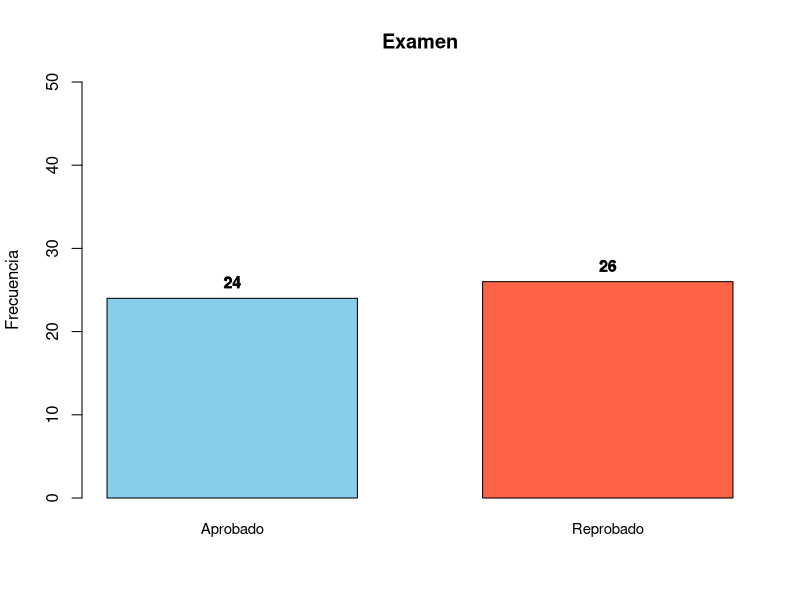
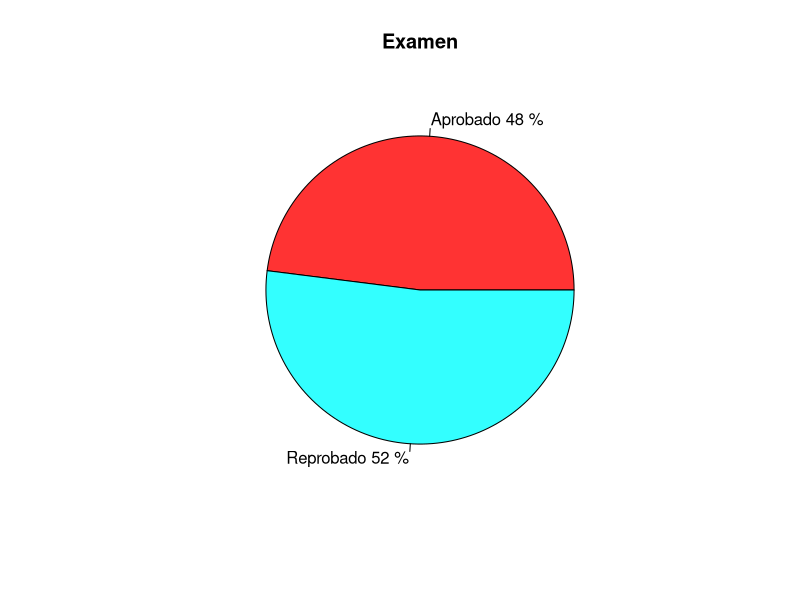
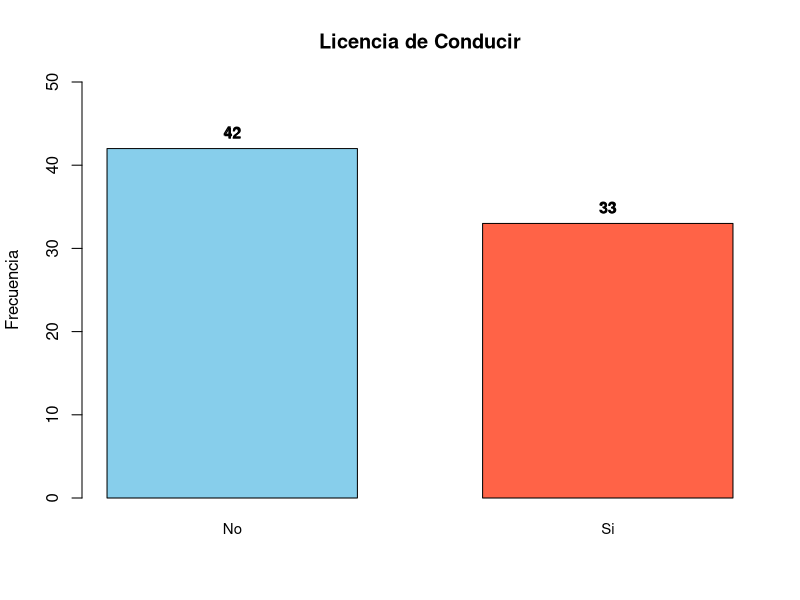
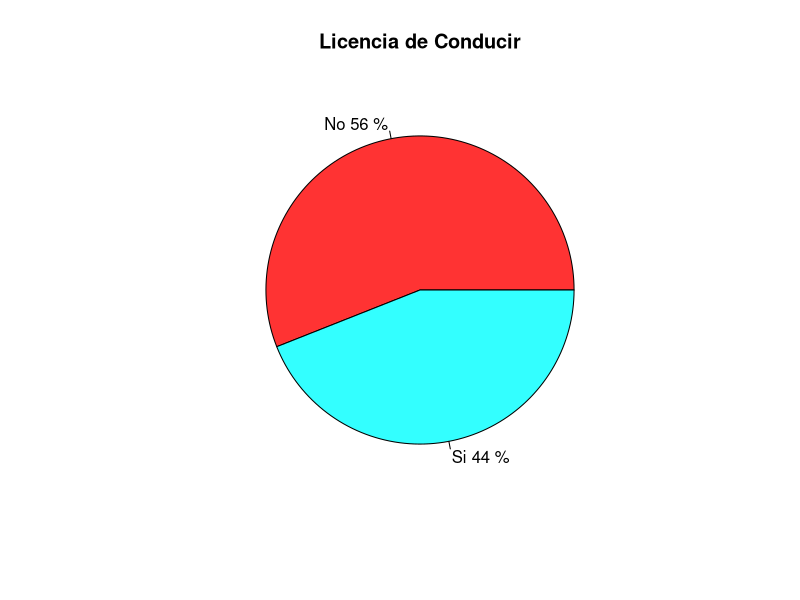
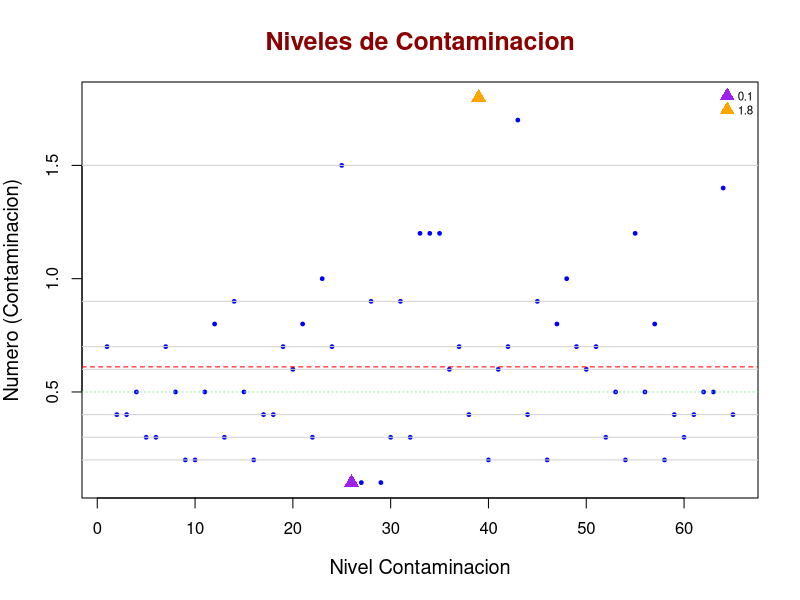
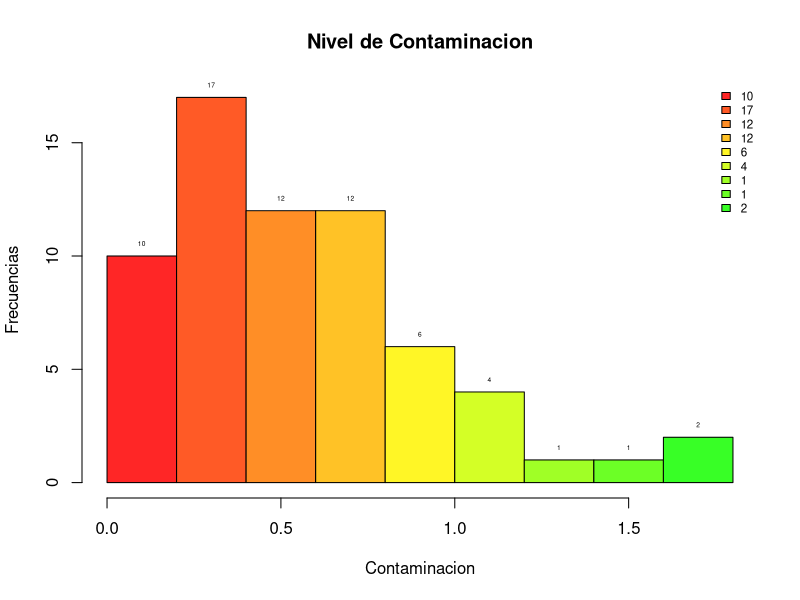
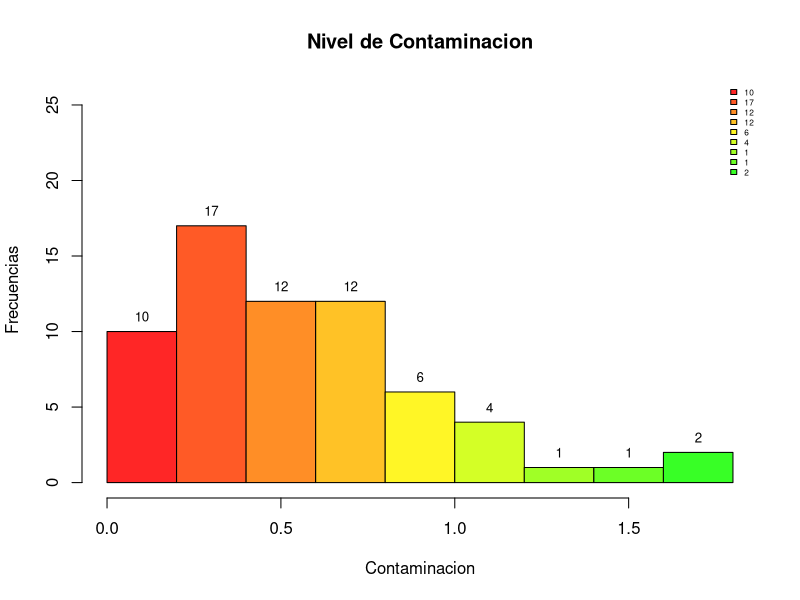
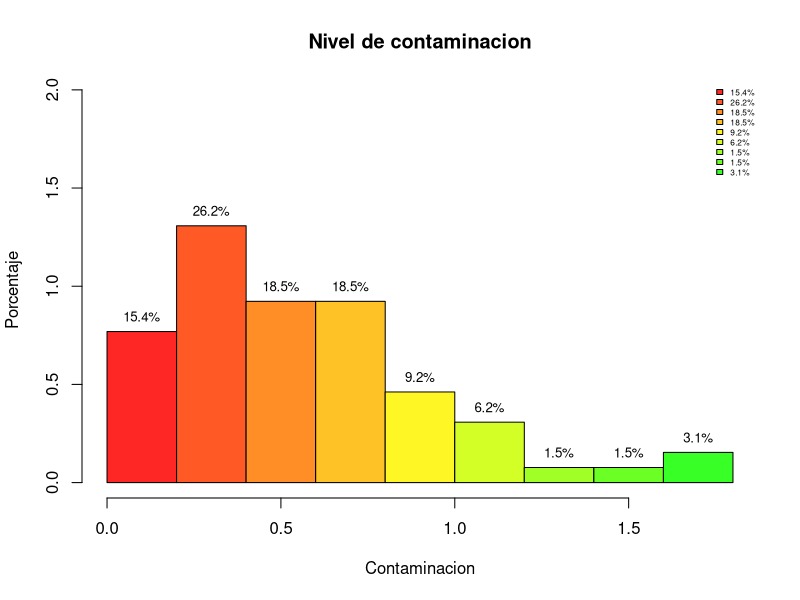

Generate these figures, in order, with R:
## ---- chunk 1
knitr::opts_chunk$set(echo = TRUE)
## ---- chunk 2
rm(list = ls())
## ---- chunk 3
Examen <- c("Reprobado", "Aprobado", "Aprobado", "Aprobado", "Aprobado", "Reprobado", "Aprobado", 
"Reprobado", "Reprobado", "Aprobado", "Reprobado", "Reprobado", "Reprobado", "Reprobado",
"Aprobado", "Reprobado", "Reprobado", "Aprobado", "Aprobado", "Reprobado", "Aprobado",
"Aprobado", "Aprobado", "Aprobado", "Reprobado", "Aprobado", "Reprobado", "Aprobado", "Reprobado",
"Reprobado", "Aprobado", "Reprobado", "Aprobado", "Reprobado", "Aprobado", "Reprobado",
"Reprobado", "Aprobado", "Reprobado", "Reprobado", "Reprobado", "Aprobado", "Aprobado",
 "Aprobado", "Aprobado", "Reprobado", "Reprobado", "Reprobado", "Aprobado", "Reprobado")
               
## ---- chunk 4
summary(Examen)
## ---- chunk 5
Examen_ord <- sort(Examen); (Examen_ord)
## ---- chunk 6
table(Examen)                # Frecuencias
prop.table(table(Examen))    # Proporciones
## ---- chunk 7

freq_examen <- table(Examen)
porc_examen <- round(prop.table(freq_examen)*100, 1)
mi_min <- names(freq_examen)[which.min(freq_examen)] 
(mi_min)
mi_max <- names(freq_examen)[which.max(freq_examen)] 
(mi_max)
## ---- chunk 8
bar_colors <- c("skyblue", "tomato")

# Gráfico
bp <- barplot(freq_examen,
              col = bar_colors,
              main = "Examen",
              xlab = "",
              ylab = "Frecuencia",
              ylim = c(0, 50),   # << ahora llega hasta 50
              cex.names = 0.9,
              space = 0.5
)

# Agregar valores encima de cada barra
text(bp, freq_examen, labels = freq_examen, pos = 3, cex = 1, font = 2)
text(bp, freq_examen, labels = freq_examen, pos = 3, cex = 0.9, font = 2)
      
## ---- chunk 9
pie(freq_examen,
    labels = paste(names(freq_examen), porc_examen, "%"),
    col = rainbow(length(freq_examen), 0.8),
    main = "Examen")
## ---- chunk 10
rm(list = ls())

## ---- chunk 11
Licencia <- c("No", "Si", "No", "Si", "Si", "No", "Si", "No", "No", "No", "Si", "Si", "No", "No", "Si",
 "No", "No", "Si", "No", "No", "Si", "Si", "Si", "No", "No", "Si", "No", "Si", "No", "No", "No", "No", "Si", "Si", "No", "Si",
 "Si", "No", "Si", "Si", "No", "Si", "No", "No", "Si", "No", "No", "No", "No", "Si", "Si", "Si", "No", "Si", "No", "No", "No",
 "No", "Si", "Si", "No", "Si", "No", "Si", "No", "No", "No", "Si", "No", "Si", "No", "Si", "Si", "No", "No")
               
## ---- chunk 12
summary(Licencia)
## ---- chunk 13
Licencia_ord <- sort(Licencia); (Licencia)
## ---- chunk 14
table(Licencia)                # Frecuencias
prop.table(table(Licencia))    # Proporciones
## ---- chunk 15

freq <- table(Licencia)
porc <- round(prop.table(freq)*100, 1)
mi_min <- names(freq)[which.min(freq)] 
(mi_min)
mi_max <- names(freq)[which.max(freq)] 
(mi_max)
## ---- chunk 16
bar_colors <- c("skyblue", "tomato")

# Gráfico
bp <- barplot(freq,
              col = bar_colors,
              main = "Licencia de Conducir",
              xlab = "",
              ylab = "Frecuencia",
              ylim = c(0, 50),   # << ahora llega hasta 50
              cex.names = 0.9,
              space = 0.5
)

# Agregar valores encima de cada barra
text(bp, freq, labels = freq, pos = 3, cex = 1, font = 2)
text(bp, freq, labels = freq, pos = 3, cex = 0.9, font = 2)
      
## ---- chunk 17
pie(freq,
    labels = paste(names(freq), porc, "%"),
    col = rainbow(length(freq), 0.8),
    main = "Licencia de Conducir")
## ---- chunk 18
Contaminacion_lvl <- c(  0.7, 0.4, 0.4,
 0.5, 0.3, 0.3, 0.7, 0.5, 0.2, 0.2, 0.5, 0.8, 0.3, 0.9, 0.5, 0.2, 0.4, 0.4, 0.7, 0.6, 0.8,
 0.3, 1, 0.7, 1.5, 0.1, 0.1, 0.9, 0.1, 0.3, 0.9, 0.3, 1.2, 1.2, 1.2, 0.6, 0.7, 0.4, 1.8, 0.2,
 0.6, 0.7, 1.7, 0.4, 0.9, 0.2, 0.8, 1, 0.7, 0.6, 0.7, 0.3, 0.5, 0.2, 1.2, 0.5, 0.8, 0.2, 0.4,
 0.3, 0.4, 0.5, 0.5, 1.4, 0.4)
## ---- chunk 19
summary(Contaminacion_lvl)
## ---- chunk 20
Contaminacion_ord <- sort(Contaminacion_lvl); (Contaminacion_lvl)
cte <- 9
## ---- chunk 21
indices <- 1:10; (indices)
t <- cte*indices; (t)
## ---- chunk 22
mis_deciles <- Contaminacion_ord[t]; (mis_deciles)
cuantiles <- quantile(Contaminacion_lvl); (cuantiles)
Q1 <- cuantiles[2]; (Q1)
Q2 <- cuantiles[3]; (Q2)
Q3 <- cuantiles[4]; (Q3)
## ---- chunk 23
x_media <- mean(Contaminacion_lvl);(x_media)
mi_min <- min(Contaminacion_lvl); (mi_min)
mi_max <- max(Contaminacion_lvl); (mi_max)
varianza <- var(Contaminacion_lvl); (varianza) 
DesvEst <- sd(Contaminacion_lvl); (DesvEst)
## ---- chunk 24
plot(
  Contaminacion_lvl,
  main = "Niveles de Contaminacion",
  xlab = "Nivel Contaminacion",
  ylab = "Numero (Contaminacion)",
  col = "blue",       
  pch = 19,           
  cex = 0.5,          
  cex.main = 1.5,     
  cex.lab = 1.2,      
  col.main = "darkred")
legend(
  "topright",                 
  legend = c(mi_min,mi_max),    
  pch = 17,
  col=c("purple","orange"),
  pt.cex = 1.5,                
  cex = 0.7,
  bty = "n"                    
)
abline(h = x_media, col = "red", lwd = 1, lty = 2)     
abline(h = Q2, col = "lightgreen", lwd = 1, lty = 3) 
abline(h = mis_deciles, col = "lightgray", lty = 1.5)
points(which.min(Contaminacion_lvl), min(Contaminacion_lvl), col = "purple", pch = 17, cex = 1.5)
points(which.max(Contaminacion_lvl), max(Contaminacion_lvl), col = "orange", pch = 17, cex = 1.5)
## ---- chunk 25
nbreaks=10;
miscolores <- rainbow(25,0.85);
h <- hist(Contaminacion_lvl, breaks = nbreaks, col= miscolores, 
          main = 'Nivel de Contaminacion',
          xlab="Contaminacion",
          ylab="Frecuencias")
text(h$mids, h$counts, labels = h$counts, pos = 3, cex = 0.4, 
     col = "black")
nl <- length(h$counts); 
legend(
  "topright",                  # ubicación
  legend = h$counts,    # etiquetas
  fill = miscolores,
  col = miscolores,    # colores (uno por cada símbolo)
  pt.cex = 1.5,                # tamaño de los símbolos
  cex = 0.7,
  bty = "n"                    # sin borde en la caja
)
## ---- chunk 26
nbreaks=10;
h2 <- hist(Contaminacion_lvl, breaks = nbreaks, col= miscolores, 
           main = 'Nivel de Contaminacion',
           xlab="Contaminacion",
           ylab="Frecuencias",
           ylim=c(0,max(h$counts)*1.5))
text(h$mids, h$counts, labels = h$counts, pos = 3, cex = 0.8, 
     col = "black")
nl <- length(h$counts); 
legend(
  "topright",                
  legend = h$counts,    
  fill = miscolores,
  col = miscolores,    
  pt.cex = 1.5,               
  cex = 0.5,
  bty = "n"                    
)
## ---- chunk 27
h3 <- hist(Contaminacion_lvl, 
           breaks = nbreaks, 
           col= miscolores, 
           main = 'Nivel de contaminacion',
           xlab="Contaminacion",
           ylab="Porcentaje",
           ylim=c(0,max(h$density)*1.5),
           probability=TRUE)
porcentajes <- h3$counts/sum(h3$counts)*100

text(h3$mids, 
     h3$density, 
     labels = paste0(round(porcentajes,1),"%"),
     pos = 3, 
     cex = 0.8, 
     col = "black")

nl <- length(h3$counts); (nl)
legend(
  "topright",                
  legend = paste0(round(porcentajes,1),"%"),
  fill = miscolores,
  cex = 0.5,
  bty = "n"                   
)
## ---- chunk 28
nbreaks <- 10
intervalos <- cut(Contaminacion_lvl, breaks = nbreaks); (intervalos)
tabla <- table(intervalos); (tabla)
porcentajes <- round(prop.table(tabla) * 100, 1); (porcentajes)
pie(tabla,
    main = "Contaminacion ",
    col = rainbow(length(tabla)),
    labels = paste0(porcentajes, "%"))
## ---- chunk 29
##---- Grafica combinada ----
nbreaks <- 10
h <- hist(Contaminacion_lvl, breaks = nbreaks, plot = FALSE)
hist(Contaminacion_lvl,
     breaks = nbreaks,
     col = "lightblue",
     main = "Histograma y Ojiva (%)",
     xlab = "Contaminacion",
     ylab = "Frecuencia")
freq_acum_pct <- cumsum(h$counts) / sum(h$counts) * 100
x_vals <- h$breaks[-1]
par(new = TRUE)
plot(x_vals, freq_acum_pct,
     type = "o", pch = 19, lwd = 2, col = "red",
     axes = FALSE, xlab = "", ylab = "",
     xlim = range(h$breaks), ylim = c(0, 100))
axis(4)                           
## ---- chunk 30
Peso_kilos <- c( 100.5, 91.3, 60.4, 83.2, 49.6, 103.1, 60.3, 109.3, 83.5,
 63.9, 106, 50, 47, 89.7, 108.5, 78.9, 82.7, 60.7, 98.7, 85.2, 48.7, 106.7, 63.9, 84.1,
 69.5, 53.3, 108.9, 91.8, 108.6, 54.5, 95.1, 90.6, 115.9, 88.5, 67.7, 115.1, 108.3, 76.8,
 81.4, 102.6, 63.9, 105.9, 106.7, 76.3, 113.7, 50.3, 105.8, 81.4, 67.9, 91.3, 68.9, 93.9,
 113.7, 87.7, 92.8, 76.2, 104.7, 109.7, 72.6, 81.6, 112.2, 79.8, 60.7, 95.7, 100.1, 94,
 60.5, 117.1, 45.5, 112.7, 51.7, 107.8, 86.6, 90.3, 105.9, 64.7, 48, 55.4, 52.9, 58.2,
 117.1, 59.6, 69.9, 96.9, 97, 66.5, 67.4, 77.2, 73.7, 113)
## ---- chunk 31
summary(Peso_kilos)
## ---- chunk 32
Peso_ord <- sort(Peso_kilos); (Peso_ord)
cte <- 9
## ---- chunk 33
indices <- 1:10; (indices)
t <- cte*indices; (t)
## ---- chunk 34
mis_deciles <- Peso_ord[t]; (mis_deciles)
cuantiles <- quantile(Peso_kilos); (cuantiles)
Q1 <- cuantiles[2]; (Q1)
Q2 <- cuantiles[3]; (Q2)
Q3 <- cuantiles[4]; (Q3)
## ---- chunk 35
x_media <- mean(Peso_kilos);(x_media)
mi_min <- min(Peso_kilos); (mi_min)
mi_max <- max(Peso_kilos); (mi_max)
varianza <- var(Peso_kilos); (varianza) 
DesvEst <- sd(Peso_kilos); (DesvEst)
## ---- chunk 36
plot(
  Peso_kilos,
  main = "Gráfica Peso Corporal en Kilogramos",
  xlab = "Índice de Peso",
  ylab = "Numero (Kilos)",
  col = "blue",       
  pch = 19,           
  cex = 0.5,          
  cex.main = 1.5,     
  cex.lab = 1.2,      
  col.main = "darkred")
legend(
  "topright",                 
  legend = c(mi_min,mi_max),    
  pch = 17,
  col=c("purple","orange"),
  pt.cex = 1.5,                
  cex = 0.7,
  bty = "n"                    
)
abline(h = x_media, col = "red", lwd = 1, lty = 2)     
abline(h = Q2, col = "lightgreen", lwd = 1, lty = 3) 
abline(h = mis_deciles, col = "lightgray", lty = 1.5)
points(which.min(Peso_kilos), min(Peso_kilos), col = "purple", pch = 17, cex = 1.5)
points(which.max(Peso_kilos), max(Peso_kilos), col = "orange", pch = 17, cex = 1.5)
## ---- chunk 37
nbreaks=10;
miscolores <- rainbow(25,0.85);
h <- hist(Peso_kilos, breaks = nbreaks, col= miscolores, 
          main = ' Peso en Kilogramos',
          xlab="Peso",
          ylab="Frecuencias")
text(h$mids, h$counts, labels = h$counts, pos = 3, cex = 0.4, 
     col = "black")
nl <- length(h$counts); 
legend(
  "topright",                  # ubicación
  legend = h$counts,    # etiquetas
  fill = miscolores,
  col = miscolores,    # colores (uno por cada símbolo)
  pt.cex = 1.5,                # tamaño de los símbolos
  cex = 0.7,
  bty = "n"                    # sin borde en la caja
)
## ---- chunk 38
nbreaks=10;
h2 <- hist(Peso_kilos, breaks = nbreaks, col= miscolores, 
           main = 'Numero de Peso en Kg',
           xlab="Peso",
           ylab="Frecuencias",
           ylim=c(0,max(h$counts)*1.5))
text(h$mids, h$counts, labels = h$counts, pos = 3, cex = 0.8, 
     col = "black")
nl <- length(h$counts); 
legend(
  "topright",                
  legend = h$counts,    
  fill = miscolores,
  col = miscolores,    
  pt.cex = 1.5,               
  cex = 0.5,
  bty = "n"                    
)
## ---- chunk 39
h3 <- hist(Peso_kilos, 
           breaks = nbreaks, 
           col= miscolores, 
           main = 'Peso en Kilogramos',
           xlab="Peso",
           ylab="Porcentaje",
           ylim=c(0,max(h$density)*1.5),
           probability=TRUE)
porcentajes <- h3$counts/sum(h3$counts)*100

text(h3$mids, 
     h3$density, 
     labels = paste0(round(porcentajes,1),"%"),
     pos = 3, 
     cex = 0.8, 
     col = "black")

nl <- length(h3$counts); (nl)
legend(
  "topright",                
  legend = paste0(round(porcentajes,1),"%"),
  fill = miscolores,
  cex = 0.5,
  bty = "n"                   
)
## ---- chunk 40
nbreaks <- 10
intervalos <- cut(Peso_kilos, breaks = nbreaks); (intervalos)
tabla <- table(intervalos); (tabla)
porcentajes <- round(prop.table(tabla) * 100, 1); (porcentajes)
pie(tabla,
    main = "Peso en kilos ",
    col = rainbow(length(tabla)),
    labels = paste0(porcentajes, "%"))
## ---- chunk 41
##---- Grafica combinada ----
nbreaks <- 10
h <- hist(Peso_kilos, breaks = nbreaks, plot = FALSE)
hist(Peso_kilos,
     breaks = nbreaks,
     col = "lightblue",
     main = "Histograma y Ojiva (%)",
     xlab = "Peso",
     ylab = "Frecuencia")
freq_acum_pct <- cumsum(h$counts) / sum(h$counts) * 100
x_vals <- h$breaks[-1]
par(new = TRUE)
plot(x_vals, freq_acum_pct,
     type = "o", pch = 19, lwd = 2, col = "red",
     axes = FALSE, xlab = "", ylab = "",
     xlim = range(h$breaks), ylim = c(0, 100))
axis(4)                           
## ---- chunk 42
Temperatura_celsius <- c( 20.1, 23.1, 30.6, 32.3, 31.7, 5, 21.1, 27.4, 21.3, 29,
 19.8, 15.3, 28.7, 25.1, 14.3, 23.3, 28.7, 17.7, 30.3, 26.7, 26.2, 11.4, 25.5, 15, 23.8,
 23.9, 16.2, 26, 12.7, 32.8, 19.2, 37.2, 10.3, 25, 14.9, 30.9, 19, 23.64, 24.1, 13.1,
 17.6, 31.9, 25.7, 13.6, 21.6, 14.4, 29.5, 7.75, 33.7, 35.2)
## ---- chunk 43
summary(Temperatura_celsius)
## ---- chunk 44
Temp_ord <- sort(Temperatura_celsius); (Temp_ord)
cte <- 9
## ---- chunk 45
indices <- 1:10; (indices)
t <- cte*indices; (t)
## ---- chunk 46
mis_deciles <- Temp_ord[t]; (mis_deciles)
cuantiles <- quantile(Temperatura_celsius); (cuantiles)
Q1 <- cuantiles[2]; (Q1)
Q2 <- cuantiles[3]; (Q2)
Q3 <- cuantiles[4]; (Q3)
## ---- chunk 47
x_media <- mean(Temperatura_celsius);(x_media)
mi_min <- min(Temperatura_celsius); (mi_min)
mi_max <- max(Temperatura_celsius); (mi_max)
varianza <- var(Temperatura_celsius); (varianza) 
DesvEst <- sd(Temperatura_celsius); (DesvEst)
## ---- chunk 48
plot(
  Temperatura_celsius,
  main = "Temperatura en Grados Celcius",
  xlab = "Temperatura ",
  ylab = "Grados (Celcius)",
  col = "blue",       
  pch = 19,           
  cex = 0.5,          
  cex.main = 1.5,     
  cex.lab = 1.2,      
  col.main = "darkred")
legend(
  "topright",                 
  legend = c(mi_min,mi_max),    
  pch = 17,
  col=c("purple","orange"),
  pt.cex = 1.5,                
  cex = 0.7,
  bty = "n"                    
)
abline(h = x_media, col = "red", lwd = 1, lty = 2)     
abline(h = Q2, col = "lightgreen", lwd = 1, lty = 3) 
abline(h = mis_deciles, col = "lightgray", lty = 1.5)
points(which.min(Temperatura_celsius), min(Temperatura_celsius), col = "purple", pch = 17, cex = 1.5)
points(which.max(Temperatura_celsius), max(Temperatura_celsius), col = "orange", pch = 17, cex = 1.5)
## ---- chunk 49
nbreaks=10;
miscolores <- rainbow(25,0.85);
h <- hist(Temperatura_celsius, breaks = nbreaks, col= miscolores, 
          main = 'Temperatura',
          xlab="Grados Celsius ",
          ylab="Frecuencias")
text(h$mids, h$counts, labels = h$counts, pos = 3, cex = 0.4, 
     col = "black")
nl <- length(h$counts); 
legend(
  "topright",                  # ubicación
  legend = h$counts,    # etiquetas
  fill = miscolores,
  col = miscolores,    # colores (uno por cada símbolo)
  pt.cex = 1.5,                # tamaño de los símbolos
  cex = 0.7,
  bty = "n"                    # sin borde en la caja
)
## ---- chunk 50
nbreaks=10;
h2 <- hist(Temperatura_celsius, breaks = nbreaks, col= miscolores, 
           main = 'Temperatura',
           xlab="Grados Celcius",
           ylab="Frecuencias",
           ylim=c(0,max(h$counts)*1.5))
text(h$mids, h$counts, labels = h$counts, pos = 3, cex = 0.8, 
     col = "black")
nl <- length(h$counts); 
legend(
  "topright",                
  legend = h$counts,    
  fill = miscolores,
  col = miscolores,    
  pt.cex = 1.5,               
  cex = 0.5,
  bty = "n"                    
)
## ---- chunk 51
h3 <- hist(Temperatura_celsius, 
           breaks = nbreaks, 
           col= miscolores, 
           main = 'Temperatura en Grados Celcius',
           xlab="Grados Celcius",
           ylab="Porcentaje",
           ylim=c(0,max(h$density)*1.5),
           probability=TRUE)
porcentajes <- h3$counts/sum(h3$counts)*100

text(h3$mids, 
     h3$density, 
     labels = paste0(round(porcentajes,1),"%"),
     pos = 3, 
     cex = 0.8, 
     col = "black")

nl <- length(h3$counts); (nl)
legend(
  "topright",                
  legend = paste0(round(porcentajes,1),"%"),
  fill = miscolores,
  cex = 0.5,
  bty = "n"                   
)
## ---- chunk 52
nbreaks <- 10
intervalos <- cut(Temperatura_celsius, breaks = nbreaks); (intervalos)
tabla <- table(intervalos); (tabla)
porcentajes <- round(prop.table(tabla) * 100, 1); (porcentajes)
pie(tabla,
    main = "Temperatura ",
    col = rainbow(length(tabla)),
    labels = paste0(porcentajes, "%"))
## ---- chunk 53
##---- Grafica combinada ----
nbreaks <- 10
h <- hist(Temperatura_celsius, breaks = nbreaks, plot = FALSE)
hist(Temperatura_celsius,
     breaks = nbreaks,
     col = "lightblue",
     main = "Histograma y Ojiva (%)",
     xlab = "Grados Celcius",
     ylab = "Frecuencia")
freq_acum_pct <- cumsum(h$counts) / sum(h$counts) * 100
x_vals <- h$breaks[-1]
par(new = TRUE)
plot(x_vals, freq_acum_pct,
     type = "o", pch = 19, lwd = 2, col = "red",
     axes = FALSE, xlab = "", ylab = "",
     xlim = range(h$breaks), ylim = c(0, 100))
axis(4)                           
## ---- chunk 54
Tiempo_traslado <- c( 1.5, 1.3, 1.1, 0.6, 0.9, 1.4, 0.8, 1.7, 1.7, 1.6, 1.7, 1.3,
 1.5, 0.5, 1.4, 0.6, 1.5, 1.9, 0.7, 1.9, 2, 1.6, 0.7, 1.6, 0.7, 0.5, 0.6, 1.6, 1.4, 1.9, 1.9,
 1, 1.7, 1.7, 1.8, 1.6, 1.4, 1.4, 0.7, 0.8, 1.5, 0.8, 1.9, 1.2, 1.9, 1.8, 1.7, 1.5, 1.5, 0.7,
 1.8, 1.3, 1.8, 0.6, 1.5, 1.4, 1.3, 1.3, 0.8, 1.4, 0.6, 1.1, 1.1, 0.6, 1.7, 0.5, 2, 1.7, 0.7,
 1, 0.6, 1.8, 1.1, 1.6, 1, 1.1, 1.8, 0.8, 1.1, 1.7, 1.4, 1.4, 1.2, 1.5, 1.6, 1.6, 1.5, 0.5,
 1.4, 1.1, 1, 0.9, 0.6, 1.7, 1.6, 1.2, 0.6, 1.2, 1.2, 1.8)
## ---- chunk 55
summary(Tiempo_traslado)
## ---- chunk 56
Tiempo_ord <- sort(Tiempo_traslado); (Tiempo_ord)
cte <- 9
## ---- chunk 57
indices <- 1:10; (indices)
t <- cte*indices; (t)
## ---- chunk 58
mis_deciles <- Tiempo_ord[t]; (mis_deciles)
cuantiles <- quantile(Tiempo_traslado); (cuantiles)
Q1 <- cuantiles[2]; (Q1)
Q2 <- cuantiles[3]; (Q2)
Q3 <- cuantiles[4]; (Q3)
## ---- chunk 59
x_media <- mean(Tiempo_traslado);(x_media)
mi_min <- min(Tiempo_traslado); (mi_min)
mi_max <- max(Tiempo_traslado); (mi_max)
varianza <- var(Tiempo_traslado); (varianza) 
DesvEst <- sd(Tiempo_traslado); (DesvEst)
## ---- chunk 60
plot(
  Tiempo_traslado,
  main = "Gráfica Tiempo de Traslado",
  xlab = "Índice de Tiempo",
  ylab = "Numero (Horas)",
  col = "blue",       
  pch = 19,           
  cex = 0.5,          
  cex.main = 1.5,     
  cex.lab = 1.2,      
  col.main = "darkred")
legend(
  "topright",                 
  legend = c(mi_min,mi_max),    
  pch = 17,
  col=c("purple","orange"),
  pt.cex = 1.5,                
  cex = 0.7,
  bty = "n"                    
)
abline(h = x_media, col = "red", lwd = 1, lty = 2)     
abline(h = Q2, col = "lightgreen", lwd = 1, lty = 3) 
abline(h = mis_deciles, col = "lightgray", lty = 1.5)
points(which.min(Tiempo_traslado), min(Tiempo_traslado), col = "purple", pch = 17, cex = 1.5)
points(which.max(Tiempo_traslado), max(Tiempo_traslado), col = "orange", pch = 17, cex = 1.5)
## ---- chunk 61
nbreaks=10;
miscolores <- rainbow(25,0.85);
h <- hist(Tiempo_traslado, breaks = nbreaks, col= miscolores, 
          main = 'Traslados',
          xlab="Tiempo",
          ylab="Frecuencias")
text(h$mids, h$counts, labels = h$counts, pos = 3, cex = 0.4, 
     col = "black")
nl <- length(h$counts); 
legend(
  "topright",                  # ubicación
  legend = h$counts,    # etiquetas
  fill = miscolores,
  col = miscolores,    # colores (uno por cada símbolo)
  pt.cex = 1.5,                # tamaño de los símbolos
  cex = 0.7,
  bty = "n"                    # sin borde en la caja
)
## ---- chunk 62
nbreaks=10;
h2 <- hist(Tiempo_traslado, breaks = nbreaks, col= miscolores, 
           main = 'Traslados',
           xlab="Tiempo",
           ylab="Frecuencias",
           ylim=c(0,max(h$counts)*1.5))
text(h$mids, h$counts, labels = h$counts, pos = 3, cex = 0.8, 
     col = "black")
nl <- length(h$counts); 
legend(
  "topright",                
  legend = h$counts,    
  fill = miscolores,
  col = miscolores,    
  pt.cex = 1.5,               
  cex = 0.5,
  bty = "n"                    
)
## ---- chunk 63
h3 <- hist(Tiempo_traslado, 
           breaks = nbreaks, 
           col= miscolores, 
           main = 'Tiempo de Traslado',
           xlab="Tiempo",
           ylab="Porcentaje",
           ylim=c(0,max(h$density)*1.5),
           probability=TRUE)
porcentajes <- h3$counts/sum(h3$counts)*100

text(h3$mids, 
     h3$density, 
     labels = paste0(round(porcentajes,1),"%"),
     pos = 3, 
     cex = 0.8, 
     col = "black")

nl <- length(h3$counts); (nl)
legend(
  "topright",                
  legend = paste0(round(porcentajes,1),"%"),
  fill = miscolores,
  cex = 0.5,
  bty = "n"                   
)
## ---- chunk 64
nbreaks <- 10
intervalos <- cut(Tiempo_traslado, breaks = nbreaks); (intervalos)
tabla <- table(intervalos); (tabla)
porcentajes <- round(prop.table(tabla) * 100, 1); (porcentajes)
pie(tabla,
    main = "Tiempo de Traslados",
    col = rainbow(length(tabla)),
    labels = paste0(porcentajes, "%"))
## ---- chunk 65
##---- Grafica combinada ----
nbreaks <- 10
h <- hist(Tiempo_traslado, breaks = nbreaks, plot = FALSE)
hist(Tiempo_traslado,
     breaks = nbreaks,
     col = "lightblue",
     main = "Histograma y Ojiva (%)",
     xlab = "Numero (traslados)",
     ylab = "Frecuencia")
freq_acum_pct <- cumsum(h$counts) / sum(h$counts) * 100
x_vals <- h$breaks[-1]
par(new = TRUE)
plot(x_vals, freq_acum_pct,
     type = "o", pch = 19, lwd = 2, col = "red",
     axes = FALSE, xlab = "", ylab = "",
     xlim = range(h$breaks), ylim = c(0, 100))
axis(4)                           
## ---- chunk 66
Accidentes_vialidad <- c( 22, 24, 35, 8, 12, 33, 17, 31, 24, 12, 6, 14, 26, 8, 41,
          3, 15, 7, 3, 23, 10, 17, 3, 7, 1, 11, 19, 4, 33, 7, 10, 2, 2, 19, 1, 15, 7, 16, 13, 3, 26,
          4, 16, 18, 27, 18, 17, 32, 25, 22, 34, 40, 47, 35, 19, 27, 12, 44, 37, 27, 40, 18, 28,
          16, 31, 37, 32, 44, 29, 35, 25, 28, 27, 31, 33, 21, 41, 20, 39, 28, 22, 34, 27, 28, 37,
          26, 29, 37, 38, 26, 38, 53, 39, 41, 35, 57, 27, 41, 41, 72, 53, 64, 67, 46, 44, 31, 47,
          56, 56, 63, 47, 58, 44, 32, 70, 53, 59, 51, 70, 44, 51, 52, 46, 44, 46, 41, 54, 63, 46,
          47, 37, 60, 34, 49, 63, 42, 48, 44, 65, 63, 45, 63, 42, 58, 43, 54, 90, 55, 57, 54, 55,
          46, 46, 46, 55, 23, 39, 35, 44, 58, 68, 44, 11, 23, 24, 13, 47, 49.)
## ---- chunk 67
summary(Accidentes_vialidad)
## ---- chunk 68
accidentes_ord <- sort(Accidentes_vialidad); (accidentes_ord)
cte <- 9
## ---- chunk 69
indices <- 1:10; (indices)
t <- cte*indices; (t)
## ---- chunk 70
mis_deciles <- accidentes_ord[t]; (mis_deciles)
cuantiles <- quantile(Accidentes_vialidad); (cuantiles)
Q1 <- cuantiles[2]; (Q1)
Q2 <- cuantiles[3]; (Q2)
Q3 <- cuantiles[4]; (Q3)
## ---- chunk 71
x_media <- mean(Accidentes_vialidad);(x_media)
mi_min <- min(Accidentes_vialidad); (mi_min)
mi_max <- max(Accidentes_vialidad); (mi_max)
varianza <- var(Accidentes_vialidad); (varianza) 
DesvEst <- sd(Accidentes_vialidad); (DesvEst)
## ---- chunk 72
plot(
  Accidentes_vialidad,
  main = "Gráfica Accidentes",
  xlab = "Índice de Accidentes",
  ylab = "Numero (accidentes)",
  col = "blue",       
  pch = 19,           
  cex = 0.5,          
  cex.main = 1.5,     
  cex.lab = 1.2,      
  col.main = "darkred")
legend(
  "topright",                 
  legend = c(mi_min,mi_max),    
  pch = 17,
  col=c("purple","orange"),
  pt.cex = 1.5,                
  cex = 0.7,
  bty = "n"                    
)
abline(h = x_media, col = "red", lwd = 1, lty = 2)     
abline(h = Q2, col = "lightgreen", lwd = 1, lty = 3) 
abline(h = mis_deciles, col = "lightgray", lty = 1.5)
points(which.min(Accidentes_vialidad), min(Accidentes_vialidad), col = "purple", pch = 17, cex = 1.5)
points(which.max(Accidentes_vialidad), max(Accidentes_vialidad), col = "orange", pch = 17, cex = 1.5)
## ---- chunk 73
nbreaks=10;
miscolores <- rainbow(25,0.85);
h <- hist(Accidentes_vialidad, breaks = nbreaks, col= miscolores, 
          main = 'Numero de Accidentes',
          xlab="Accidentes",
          ylab="Frecuencias")
text(h$mids, h$counts, labels = h$counts, pos = 3, cex = 0.4, 
     col = "black")
nl <- length(h$counts); 
legend(
  "topright",                  # ubicación
  legend = h$counts,    # etiquetas
  fill = miscolores,
  col = miscolores,    # colores (uno por cada símbolo)
  pt.cex = 1.5,                # tamaño de los símbolos
  cex = 0.7,
  bty = "n"                    # sin borde en la caja
)
## ---- chunk 74
nbreaks=10;
h2 <- hist(Accidentes_vialidad, breaks = nbreaks, col= miscolores, 
           main = 'Numero de Accidentes',
           xlab="Accidentes",
           ylab="Frecuencias",
           ylim=c(0,max(h$counts)*1.5))
text(h$mids, h$counts, labels = h$counts, pos = 3, cex = 0.8, 
     col = "black")
nl <- length(h$counts); 
legend(
  "topright",                
  legend = h$counts,    
  fill = miscolores,
  col = miscolores,    
  pt.cex = 1.5,               
  cex = 0.5,
  bty = "n"                    
)
## ---- chunk 75
h3 <- hist(Accidentes_vialidad, 
           breaks = nbreaks, 
           col= miscolores, 
           main = 'Accidentes de Vialidad',
           xlab="Numero accidentes",
           ylab="Porcentaje",
           ylim=c(0,max(h$density)*1.5),
           probability=TRUE)
porcentajes <- h3$counts/sum(h3$counts)*100

text(h3$mids, 
     h3$density, 
     labels = paste0(round(porcentajes,1),"%"),
     pos = 3, 
     cex = 0.8, 
     col = "black")

nl <- length(h3$counts); (nl)
legend(
  "topright",                
  legend = paste0(round(porcentajes,1),"%"),
  fill = miscolores,
  cex = 0.5,
  bty = "n"                   
)
## ---- chunk 76
nbreaks <- 10
intervalos <- cut(Accidentes_vialidad, breaks = nbreaks); (intervalos)
tabla <- table(intervalos); (tabla)
porcentajes <- round(prop.table(tabla) * 100, 1); (porcentajes)
pie(tabla,
    main = "Accidentes ",
    col = rainbow(length(tabla)),
    labels = paste0(porcentajes, "%"))
## ---- chunk 77
##---- Grafica combinada ----
nbreaks <- 10
h <- hist(Accidentes_vialidad, breaks = nbreaks, plot = FALSE)
hist(Accidentes_vialidad,
     breaks = nbreaks,
     col = "lightblue",
     main = "Histograma y Ojiva (%)",
     xlab = "Numero (Accidentes)",
     ylab = "Frecuencia")
freq_acum_pct <- cumsum(h$counts) / sum(h$counts) * 100
x_vals <- h$breaks[-1]
par(new = TRUE)
plot(x_vals, freq_acum_pct,
     type = "o", pch = 19, lwd = 2, col = "red",
     axes = FALSE, xlab = "", ylab = "",
     xlim = range(h$breaks), ylim = c(0, 100))
axis(4)                           
## ---- chunk 78
Goles_partido <- c( 0, 1, 1, 0, 0, 1, 2, 0, 4, 0, 0, 0, 3, 0, 2, 3, 1, 1, 0, 1, 3, 0, 0,
 4, 0, 1, 0, 4, 3, 3, 1, 2, 0, 0, 4, 4, 1, 2, 0, 0, 1, 0, 0, 4, 1, 3, 1, 0, 1, 0, 0, 3, 0, 0,
 0, 0, 0, 0, 3, 4, 3, 1, 1, 0, 0, 3, 0, 1, 1, 0, 1, 0, 1, 1, 0, 3, 0, 1, 3, 0, 0, 3, 1, 3, 1,
 3, 0, 1, 2, 0, 1, 1, 3, 0, 1, 0, 0, 1, 1, 2 )
## ---- chunk 79
summary(Goles_partido)
## ---- chunk 80
Goles_ord <- sort(Goles_partido); (Goles_ord)
cte <- 9
table(Goles_partido)
## ---- chunk 81
indices <- 1:1; (indices)
t <- cte*indices; (t)
## ---- chunk 82
mis_deciles <- Goles_ord[t]; (mis_deciles)
cuantiles <- quantile(Goles_partido); (cuantiles)
Q1 <- cuantiles[2]; (Q1)
Q2 <- cuantiles[3]; (Q2)
Q3 <- cuantiles[4]; (Q3)
## ---- chunk 83
x_media <- mean(Goles_partido);(x_media)
mi_min <- min(Goles_partido); (mi_min)
mi_max <- max(Goles_partido); (mi_max)
varianza <- var(Goles_partido); (varianza) 
DesvEst <- sd(Goles_partido); (DesvEst)
## ---- chunk 84
plot(
  Goles_partido,
  main = "Gráfica Goles por Partido",
  xlab = "Índice de Goles",
  ylab = "Numero (goles)",
  col = "blue",       
  pch = 19,           
  cex = 0.5,          
  cex.main = 1.5,     
  cex.lab = 1.2,      
  col.main = "darkred")
legend(
  "topright",                 
  legend = c(mi_min,mi_max),    
  pch = 17,
  col=c("purple","orange"),
  pt.cex = 1.5,                
  cex = 0.7,
  bty = "n"                    
)
abline(h = x_media, col = "red", lwd = 1, lty = 2)     
abline(h = Q2, col = "lightgreen", lwd = 1, lty = 3) 
abline(h = mis_deciles, col = "lightgray", lty = 1.5)
points(which.min(Goles_partido), min(Goles_partido), col = "purple", pch = 17, cex = 1.5)
points(which.max(Goles_partido), max(Goles_partido), col = "orange", pch = 17, cex = 1.5)
## ---- chunk 85
nbreaks=10;
miscolores <- rainbow(25,0.85);
h <- hist(Goles_partido, breaks = nbreaks, col= miscolores, 
          main = 'Numero de Goles por Partido',
          xlab="Goles",
          ylab="Frecuencias")
text(h$mids, h$counts, labels = h$counts, pos = 3, cex = 0.4, 
     col = "black")
nl <- length(h$counts); 
legend(
  "topright",                  # ubicación
  legend = h$counts,    # etiquetas
  fill = miscolores,
  col = miscolores,    # colores (uno por cada símbolo)
  pt.cex = 1.5,                # tamaño de los símbolos
  cex = 0.7,
  bty = "n"                    # sin borde en la caja
)
## ---- chunk 86
nbreaks=10;
h2 <- hist(Goles_partido, breaks = nbreaks, col= miscolores, 
           main = 'Numero de Goles por Partido',
           xlab="Goles",
           ylab="Frecuencias",
           ylim=c(0,max(h$counts)*1.5))
text(h$mids, h$counts, labels = h$counts, pos = 3, cex = 0.8, 
     col = "black")
nl <- length(h$counts); 
legend(
  "topright",                
  legend = h$counts,    
  fill = miscolores,
  col = miscolores,    
  pt.cex = 1.5,               
  cex = 0.5,
  bty = "n"                    
)
## ---- chunk 87
h3 <- hist(Goles_partido, 
           breaks = nbreaks, 
           col= miscolores, 
           main = ' Goles por partido',
           xlab="Numero Goles",
           ylab="Porcentaje",
           ylim=c(0,max(h$density)*1.5),
           probability=TRUE)
porcentajes <- h3$counts/sum(h3$counts)*100

text(h3$mids, 
     h3$density, 
     labels = paste0(round(porcentajes,1),"%"),
     pos = 3, 
     cex = 0.8, 
     col = "black")

nl <- length(h3$counts); (nl)
legend(
  "topright",                
  legend = paste0(round(porcentajes,1),"%"),
  fill = miscolores,
  cex = 0.5,
  bty = "n"                   
)
## ---- chunk 88
nbreaks <- 10
intervalos <- cut(Goles_partido, breaks = nbreaks); (intervalos)
tabla <- table(intervalos); (tabla)
porcentajes <- round(prop.table(tabla) * 100, 1); (porcentajes)
pie(tabla,
    main = "Goles Por Partido ",
    col = rainbow(length(tabla)),
    labels = paste0(porcentajes, "%"))
## ---- chunk 89
##---- Grafica combinada ----
nbreaks <- 10
h <- hist(Goles_partido, breaks = nbreaks, plot = FALSE)
hist(Goles_partido,
     breaks = nbreaks,
     col = "lightblue",
     main = "Histograma y Ojiva (%)",
     xlab = "Numero (Goles)",
     ylab = "Frecuencia")
freq_acum_pct <- cumsum(h$counts) / sum(h$counts) * 100
x_vals <- h$breaks[-1]
par(new = TRUE)
plot(x_vals, freq_acum_pct,
     type = "o", pch = 19, lwd = 2, col = "red",
     axes = FALSE, xlab = "", ylab = "",
     xlim = range(h$breaks), ylim = c(0, 100))
axis(4)                           
## ---- chunk 90
Autos_familia <- c( 2, 1, 0, 0, 1, 1, 0, 0, 3, 3, 1, 0, 1, 1, 1, 0, 1, 1, 3, 2,
 1, 2, 1, 0, 1, 1, 2, 1, 2, 1, 1, 2, 1, 1, 0, 1, 0, 1, 0, 0, 1, 1, 1, 2, 0, 0, 1, 0, 1, 2, 2,
 0, 0, 1, 1, 0, 1, 0, 1, 0, 1, 1, 2, 2, 1, 2, 1, 0, 0, 0, 0, 0, 3, 3, 1)
## ---- chunk 91
summary(Autos_familia)
## ---- chunk 92
Autos_ord <- sort(Autos_familia); (Autos_ord)
cte <- 9
## ---- chunk 93
indices <- 1:3; (indices)
t <- cte*indices; (t)
## ---- chunk 94
mis_deciles <- Autos_ord[t]; (mis_deciles)
cuantiles <- quantile(Autos_familia); (cuantiles)
Q1 <- cuantiles[2]; (Q1)
Q2 <- cuantiles[3]; (Q2)
Q3 <- cuantiles[4]; (Q3)
## ---- chunk 95
x_media <- mean(Autos_familia);(x_media)
mi_min <- min(Autos_familia); (mi_min)
mi_max <- max(Autos_familia); (mi_max)
varianza <- var(Autos_familia); (varianza) 
DesvEst <- sd(Autos_familia); (DesvEst)
## ---- chunk 96
plot(
  Autos_familia,
  main = "Gráfica Autos en una familia",
  xlab = "Índice de Autos",
  ylab = "Numero (autos)",
  col = "blue",       
  pch = 19,           
  cex = 0.5,          
  cex.main = 1.5,     
  cex.lab = 1.2,      
  col.main = "darkred")
legend(
  "topright",                 
  legend = c(mi_min,mi_max),    
  pch = 17,
  col=c("purple","orange"),
  pt.cex = 1.5,                
  cex = 0.7,
  bty = "n"                    
)
abline(h = x_media, col = "red", lwd = 1, lty = 2)     
abline(h = Q2, col = "lightgreen", lwd = 1, lty = 3) 
abline(h = mis_deciles, col = "lightgray", lty = 1.5)
points(which.min(Autos_familia), min(Autos_familia), col = "purple", pch = 17, cex = 1.5)
points(which.max(Autos_familia), max(Autos_familia), col = "orange", pch = 17, cex = 1.5)
## ---- chunk 97
nbreaks=10;
miscolores <- rainbow(25,0.85);
h <- hist(Autos_familia, breaks = nbreaks, col= miscolores, 
          main = 'Numero de Autos en una Familia',
          xlab="Autos",
          ylab="Frecuencias")
text(h$mids, h$counts, labels = h$counts, pos = 3, cex = 0.4, 
     col = "black")
nl <- length(h$counts); 
legend(
  "topright",                  # ubicación
  legend = h$counts,    # etiquetas
  fill = miscolores,
  col = miscolores,    # colores (uno por cada símbolo)
  pt.cex = 1.5,                # tamaño de los símbolos
  cex = 0.7,
  bty = "n"                    # sin borde en la caja
)
## ---- chunk 98
nbreaks=10;
h2 <- hist(Autos_familia, breaks = nbreaks, col= miscolores, 
           main = 'Numero de Autos en una familia',
           xlab="Autos",
           ylab="Frecuencias",
           ylim=c(0,max(h$counts)*1.5))
text(h$mids, h$counts, labels = h$counts, pos = 3, cex = 0.8, 
     col = "black")
nl <- length(h$counts); 
legend(
  "topright",                
  legend = h$counts,    
  fill = miscolores,
  col = miscolores,    
  pt.cex = 1.5,               
  cex = 0.5,
  bty = "n"                    
)
## ---- chunk 99
h3 <- hist(Autos_familia, 
           breaks = nbreaks, 
           col= miscolores, 
           main = 'Numero de Autos por Familia',
           xlab="Numero Autos",
           ylab="Porcentaje",
           ylim=c(0,max(h$density)*1.5),
           probability=TRUE)
porcentajes <- h3$counts/sum(h3$counts)*100

text(h3$mids, 
     h3$density, 
     labels = paste0(round(porcentajes,1),"%"),
     pos = 3, 
     cex = 0.8, 
     col = "black")

nl <- length(h3$counts); (nl)
legend(
  "topright",                
  legend = paste0(round(porcentajes,1),"%"),
  fill = miscolores,
  cex = 0.5,
  bty = "n"                   
)
## ---- chunk 100
nbreaks <- 10
intervalos <- cut(Autos_familia, breaks = nbreaks); (intervalos)
tabla <- table(intervalos); (tabla)
porcentajes <- round(prop.table(tabla) * 100, 1); (porcentajes)
pie(tabla,
    main = "Autos por Familia ",
    col = rainbow(length(tabla)),
    labels = paste0(porcentajes, "%"))
## ---- chunk 101
##---- Grafica combinada ----
nbreaks <- 10
h <- hist(Autos_familia, breaks = nbreaks, plot = FALSE)
hist(Autos_familia,
     breaks = nbreaks,
     col = "lightblue",
     main = "Histograma y Ojiva (%)",
     xlab = "Numero (autos)",
     ylab = "Frecuencia")
freq_acum_pct <- cumsum(h$counts) / sum(h$counts) * 100
x_vals <- h$breaks[-1]
par(new = TRUE)
plot(x_vals, freq_acum_pct,
     type = "o", pch = 19, lwd = 2, col = "red",
     axes = FALSE, xlab = "", ylab = "",
     xlim = range(h$breaks), ylim = c(0, 100))
axis(4)                           
## ---- chunk 102
Numero_estudiantes <- c( 35, 37, 13, 6, 40, 42, 11, 24, 24, 33, 8, 34, 21,
 23, 34, 24, 45, 39, 38, 35, 9, 39, 38, 45, 7, 35, 22, 28, 38, 6, 5, 45, 36, 18, 37, 45,
 13, 31, 23, 43.)
## ---- chunk 103
summary(Numero_estudiantes)
## ---- chunk 104
Estudiantes_ord <- sort(Numero_estudiantes); (Estudiantes_ord)
cte <- 9
## ---- chunk 105
indices <- 1:10; (indices)
t <- cte*indices; (t)
## ---- chunk 106
mis_deciles <- Estudiantes_ord[t]; (mis_deciles)
cuantiles <- quantile(Numero_estudiantes); (cuantiles)
Q1 <- cuantiles[2]; (Q1)
Q2 <- cuantiles[3]; (Q2)
Q3 <- cuantiles[4]; (Q3)
## ---- chunk 107
x_media <- mean(Numero_estudiantes);(x_media)
mi_min <- min(Numero_estudiantes); (mi_min)
mi_max <- max(Numero_estudiantes); (mi_max)
varianza <- var(Numero_estudiantes); (varianza) 
DesvEst <- sd(Numero_estudiantes); (DesvEst)
## ---- chunk 108
plot(
  Numero_estudiantes,
  main = "Numero de Estudiantes en un Salon",
  xlab = "Estudiantes",
  ylab = "Numero (Estudiantes)",
  col = "blue",       
  pch = 19,           
  cex = 0.5,          
  cex.main = 1.5,     
  cex.lab = 1.2,      
  col.main = "darkred")
legend(
  "topright",                  # ubicación
  legend = c(mi_min,mi_max),    # etiquetas
  pch = 17,
  col=c("purple","orange"),
  pt.cex = 1.5,                # tamaño de los símbolos
  cex = 0.7,
  bty = "n"                    # sin borde en la caja
)
abline(h = x_media, col = "red", lwd = 1, lty = 2)     
abline(h = Q2, col = "lightgreen", lwd = 1, lty = 3) 
abline(h = mis_deciles, col = "lightgray", lty = 1.5)
points(which.min(Numero_estudiantes), min(Numero_estudiantes), col = "purple", pch = 17, cex = 1.5)
points(which.max(Numero_estudiantes), max(Numero_estudiantes), col = "orange", pch = 17, cex = 1.5)
## ---- chunk 109
nbreaks=10;
miscolores <- rainbow(25,0.85);
h <- hist(Numero_estudiantes, breaks = nbreaks, col= miscolores, 
          main = 'Numero de Estudiantes',
          xlab="Estudiantes",
          ylab="Numero (estudiantes)")

text(h$mids, h$counts, labels = h$counts, pos = 3, cex = 0.4, 
     col = "black")
nl <- length(h$counts); 
legend(
  "topright",                  # ubicación
  legend = h$counts,    # etiquetas
  fill = miscolores,
  col = miscolores,    # colores (uno por cada símbolo)
  pt.cex = 1.5,                # tamaño de los símbolos
  cex = 0.7,
  bty = "n"                    # sin borde en la caja
)
## ---- chunk 110
##---- Mejora del grafico ----
h2 <- hist(Numero_estudiantes, breaks = nbreaks, col= miscolores, 
           main = 'Numero de Estudiantes',
           xlab="Estudiantes",
           ylab="Numero(estudiantes)",
           ylim=c(0,max(h$counts)*1.5))
text(h$mids, h$counts, labels = h$counts, pos = 3, cex = 0.8, 
     col = "black")
nl <- length(h$counts); 
legend(
  "topright",                  # ubicación
  legend = h$counts,    # etiquetas
  fill = miscolores,
  col = miscolores,    # colores (uno por cada símbolo)
  pt.cex = 1.5,                # tamaño de los símbolos
  cex = 0.5,
  bty = "n"                    # sin borde en la caja
)
## ---- chunk 111
##---- Grafico con porcentajes ----
h3 <- hist(Numero_estudiantes, 
           breaks = nbreaks, 
           col= miscolores, 
           main = 'Numero de Estudiantes',
           xlab="Numero Estudiantes",
           ylab="Porcentaje",
           ylim=c(0,max(h$density)*1.5),
           probability=TRUE)
porcentajes <- h3$counts/sum(h3$counts)*100

text(h3$mids, 
     h3$density, 
     labels = paste0(round(porcentajes,1),"%"),
     pos = 3, 
     cex = 0.8, 
     col = "black")

nl <- length(h3$counts); (nl)
legend(
  "topright",                  # ubicación
  legend = paste0(round(porcentajes,1),"%"),
  fill = miscolores,
  cex = 0.5,
  bty = "n"                    # sin borde en la caja
)
## ---- chunk 112
#---- Graficos de pastel ----
# Tus datos
nbreaks <- 10
intervalos <- cut(Numero_estudiantes, breaks = nbreaks); (intervalos)
tabla <- table(intervalos); (tabla)
porcentajes <- round(prop.table(tabla) * 100, 1); (porcentajes)
pie(tabla,
    main = "Numero de Estudiantes",
    col = rainbow(length(tabla)),
    labels = paste0(porcentajes, "%"))
## ---- chunk 113
##---- Grafica combinada ----
nbreaks <- 10
h <- hist(Numero_estudiantes, breaks = nbreaks, plot = FALSE)
hist(Numero_estudiantes,
     breaks = nbreaks,
     col = "lightblue",
     main = "Histograma y Ojiva (%)",
     xlab = "Numero (Estudiantes)",
     ylab = "Frecuencia")
freq_acum_pct <- cumsum(h$counts) / sum(h$counts) * 100
x_vals <- h$breaks[-1]
par(new = TRUE)
plot(x_vals, freq_acum_pct,
     type = "o", pch = 19, lwd = 2, col = "red",
     axes = FALSE, xlab = "", ylab = "",
     xlim = range(h$breaks), ylim = c(0, 100))
axis(4)                           
## ---- chunk 114
Estado_Civil <- c("Viudo", "Viudo", "Union libre", "Soltero", "Viudo", "Union libre", "Divorciado",
 "Casado", "Union libre", "Viudo", "Viudo", "Soltero", "Divorciado", "Divorciado", "Divorciado",
 "Union libre", "Casado", "Union libre", "Casado", "Soltero", "Viudo", "Casado", "Casado", "Divorciado",
 "Union libre", "Soltero", "Divorciado", "Divorciado", "Casado", "Union libre", "Soltero",
 "Viudo", "Viudo", "Soltero", "Divorciado", "Viudo", "Viudo", "Soltero", "Union libre", "Divorciado")
               
## ---- chunk 115
summary(Estado_Civil)

## ---- chunk 116
Estado_ord <- sort(Estado_Civil); (Estado_ord)

## ---- chunk 117
table(Estado_Civil)                # Frecuencias
prop.table(table(Estado_Civil))    # Proporciones
## ---- chunk 118
freq <- table(Estado_Civil)
porc <- round(prop.table(freq)*100, 1)
mi_min <- names(freq)[which.min(freq)] 
(mi_min)
mi_max <- names(freq)[which.max(freq)] 
(mi_max)
## ---- chunk 119
bar_colors <- rainbow(length(freq), 0.8)

bp <- barplot(freq,
              col = bar_colors,
              main = "Estado Civil",
              xlab = "",
              ylab = "Frecuencia",
              ylim = c(0, max(freq)+2),
              cex.names = 0.8)

# Agregar valores encima de cada barra
text(bp, freq, labels = freq, pos = 3, cex = 0.8)


      
## ---- chunk 120
pie(freq,
    labels = paste(names(freq), porc, "%"),
    col = rainbow(length(freq), 0.8),
    main = "Estado Civil")
## ---- chunk 121
rm(list = ls())

## ---- chunk 122
Marca_celular <- c("Apple", "Samsung", "LG", "Huawei", "OnePlus", "Sony", "Apple", "Samsung",
 "Huawei", "Huawei", "Nokia", "OnePlus", "Motorola", "Xiaomi", "Samsung", "Apple", "Apple", "Motorola",
 "Samsung", "Samsung", "Huawei", "Motorola", "Nokia", "OnePlus", "Huawei", "Huawei",
 "Apple", "LG", "Apple", "Xiaomi", "LG", "OnePlus", "OnePlus", "LG", "Sony", "Samsung", "Apple",
 "Xiaomi", "Oppo", "Motorola", "LG", "Samsung", "Motorola", "Samsung", "Nokia", "OnePlus", "OnePlus",
 "Oppo", "Sony", "Nokia", "Huawei", "LG", "Sony", "Xiaomi", "LG", "Huawei", "LG", "Nokia",
 "Xiaomi", "Sony", "OnePlus", "LG", "Xiaomi", "OnePlus", "Oppo", "Nokia", "Huawei", "Xiaomi", "Oppo", "Oppo")
               
## ---- chunk 123
summary(Marca_celular)

## ---- chunk 124
Marca_ord <- sort(Marca_celular); (Marca_ord)
## ---- chunk 125
table(Marca_celular)                # Frecuencias
prop.table(table(Marca_celular))    # Proporciones
## ---- chunk 126
freq <- table(Marca_celular)
porc <- round(prop.table(freq)*100, 1)
mi_min <- names(freq)[which.min(freq)] 
(mi_min)
mi_max <- names(freq)[which.max(freq)] 
(mi_max)

## ---- chunk 127
bar_colors <- rainbow(length(freq), 0.8)

bp <- barplot(freq,
              col = bar_colors,
              main = "Marcas de Celulares",
              xlab = "",
              ylab = "Frecuencia",
              ylim = c(0, max(freq)+2),
              cex.names = 0.7)

# Agregar valores encima de cada barra
text(bp, freq, labels = freq, pos = 3, cex = 0.8)


      
## ---- chunk 128
pie(freq,
    labels = paste(names(freq), porc, "%"),
    col = rainbow(length(freq), 0.8),
    main = "Marcas de Celulares")
## ---- chunk 129
Nacionalidad <-  c("Boliviana", "Peruana", "Venezolana", "Cubana", "Mexicana",
  "Colombiana", "Colombiana", "Brasileña", "Colombiana", "Venezolana", "Chilena",
  "Argentina", "Mexicana", "Mexicana", "Argentina", "Mexicana", "Argentina",
  "Brasileña", "Mexicana", "Uruguaya", "Argentina", "Argentina", "Colombiana",
  "Cubana", "Boliviana", "Peruana", "Boliviana", "Boliviana", "Peruana", "Uruguaya",
  "Chilena", "Uruguaya", "Venezolana", "Uruguaya", "Argentina", "Venezolana",
  "Uruguaya", "Cubana", "Venezolana", "Cubana", "Chilena", "Argentina", "Peruana",
  "Boliviana", "Cubana", "Venezolana", "Colombiana", "Mexicana", "Uruguaya",
  "Argentina" )
(Nacionalidad)
               
## ---- chunk 130
summary(Nacionalidad)
## ---- chunk 131
Nacionalidad_ord <- sort(Nacionalidad); (Nacionalidad_ord)
## ---- chunk 132
table(Nacionalidad)                # Frecuencias
prop.table(table(Nacionalidad))    # Proporciones
## ---- chunk 133
freq <- table(Nacionalidad)
porc <- round(prop.table(freq)*100, 1)
mi_min <- names(freq)[which.min(freq)] 
(mi_min)
mi_max <- names(freq)[which.max(freq)] 
(mi_max)
## ---- chunk 134
bar_colors <- rainbow(length(freq), 0.8)

bp <- barplot(freq,
              col = bar_colors,
              main = "Nacionalidad",
              xlab = "Pais",
              ylab = "Frecuencia",
              ylim = c(0, max(freq)+2),
              cex.names = 0.5)

# Agregar valores encima de cada barra
text(bp, freq, labels = freq, pos = 3, cex = 0.8)


## ---- chunk 135
pie(freq,
    labels = paste(names(freq), porc, "%"),
    col = rainbow(length(freq), 0.8),
    main = "Nacionalidad")
## ---- chunk 136
Sexo <- c("NA","NA","NA","Femenino","NA","Femenino","Femenino","Femenino","NA","Masculino",
"Femenino","Femenino","Masculino","Femenino","NA","Masculino","NA","NA","Masculino","Masculino",
"Masculino", "Masculino","NA","Femenino","NA")
               
## ---- chunk 137
summary(Sexo)

## ---- chunk 138
sexo_ord <- sort(Sexo); (sexo_ord)
## ---- chunk 139
table(Sexo)                # Frecuencias
prop.table(table(Sexo))    # Proporciones
## ---- chunk 140
freq <- table(Sexo)
porc <- round(prop.table(freq)*100, 1)
mi_min <- names(freq)[which.min(freq)] 
(mi_min)
mi_max <- names(freq)[which.max(freq)] 
(mi_max)
## ---- chunk 141
bar_colors <- rainbow(length(freq), 0.8)

bp <- barplot(freq,
              col = bar_colors,
              main = "Sexo",
              xlab = "",
              ylab = "Frecuencia",
              ylim = c(0, max(freq)+2),
              cex.names = 0.7)

# Agregar valores encima de cada barra
text(bp, freq, labels = freq, pos = 3, cex = 0.8)


      
## ---- chunk 142
pie(freq,
    labels = paste(names(freq), porc, "%"),
    col = rainbow(length(freq), 0.8),
    main = "Sexo")
## ---- chunk 143
rm(list = ls())

## ---- chunk 144
Nivel_satisfaccion <- factor(c("satisfecho", "muy satisfecho", "muy insatisfecho", "neutral", "muy satisfecho",
"muy insatisfecho", "muy satisfecho", "insatisfecho", "muy insatisfecho", "insatisfecho", "muy satisfecho",
"insatisfecho", "muy satisfecho", "muy satisfecho", "mas o menos insatisfecho", "insatisfecho",
"satisfecho", "muy satisfecho", "neutral", "mas o menos insatisfecho", "muy insatisfecho",
"mas o menos satisfecho", "insatisfecho", "neutral", "mas o menos satisfecho", "satisfecho",
"mas o menos satisfecho", "satisfecho", "neutral", "satisfecho", "muy insatisfecho",
"muy insatisfecho", "neutral", "satisfecho", "insatisfecho", "mas o menos satisfecho",
"mas o menos insatisfecho", "muy insatisfecho", "neutral", "neutral", "satisfecho", "neutral",
"insatisfecho", "mas o menos insatisfecho", "mas o menos insatisfecho", "insatisfecho",
"mas o menos satisfecho", "satisfecho", "neutral", "insatisfecho", "insatisfecho", "muy insatisfecho",
"muy satisfecho", "mas o menos satisfecho", "mas o menos satisfecho"),
                levels=c("muy insatisfecho","insatisfecho","mas o menos insatisfecho", "neutral", "mas o menos satisfecho", "satisfecho", "muy satisfecho"),
                ordered=TRUE)
## ---- chunk 145
nivel_num <- as.numeric(Nivel_satisfaccion)
## ---- chunk 146
median(nivel_num)                      
levels(Nivel_satisfaccion)[median(nivel_num)]
## ---- chunk 147
quantile(nivel_num, probs=c(0.25,0.5,0.75))          # cuartiles en números
levels(Nivel_satisfaccion)[quantile(nivel_num, probs=c(0.25,0.5,0.75))]  # cuartiles como categorías
table(Nivel_satisfaccion)

freq_nivel <- table(Nivel_satisfaccion)
porc_nivel <- round(prop.table(freq_nivel)*100, 1)
## ---- chunk 148
mi_min <- names(freq_nivel)[which.min(freq_nivel)] 
(mi_min)
mi_max <- names(freq_nivel)[which.max(freq_nivel)] 
(mi_max)
## ---- chunk 149
bar_colors <- rainbow(length(freq_nivel), 0.8)

bp <- barplot(freq_nivel,
              col = bar_colors,
              main = "Nivel satisfaccion",
              xlab = "",
              ylab = "Frecuencia",
              ylim = c(0, max(freq_nivel)+2),
              cex.names = 0.7)

# Agregar valores encima de cada barra
text(bp, freq_nivel, labels = freq_nivel, pos = 3, cex = 0.8)


      
## ---- chunk 150
pie(freq_nivel,
    labels = paste(names(freq_nivel), porc_nivel, "%"),
    col = rainbow(length(freq_nivel), 0.8),
    main = "Nivel_satisfaccion")
## ---- chunk 151
nivel <- factor(c("posdoctorado","preparatoria","preparatoria","doctorado","primaria",
                  "doctorado","preparatoria","secundaria","preparatoria","preparatoria",
                  "primaria","doctorado","secundaria","secundaria","secundaria",
                  "licenciatura","doctorado","primaria","maestria","posdoctorado",
                  "maestria","preparatoria","posdoctorado","doctorado","preparatoria",
                  "doctorado","maestria","primaria","licenciatura","secundaria",
                  "maestria","posdoctorado","doctorado","licenciatura","doctorado",
                  "posdoctorado","maestria","primaria","secundaria","preparatoria"),
                levels=c("primaria","secundaria","preparatoria","licenciatura",
                         "maestria","doctorado","posdoctorado"),
                ordered=TRUE)


    



   
## ---- chunk 152
nivel_num <- as.numeric(nivel)
## ---- chunk 153
median(nivel_num)                      
levels(nivel)[median(nivel_num)]
## ---- chunk 154
quantile(nivel_num, probs=c(0.25,0.5,0.75))          # cuartiles en números
levels(nivel)[quantile(nivel_num, probs=c(0.25,0.5,0.75))]  # cuartiles como categorías
table(nivel)

freq_nivel <- table(nivel)
porc_nivel <- round(prop.table(freq_nivel)*100, 1)
## ---- chunk 155
mi_min <- names(freq_nivel)[which.min(freq_nivel)] 
(mi_min)
mi_max <- names(freq_nivel)[which.max(freq_nivel)] 
(mi_max)
## ---- chunk 156
bar_colors <- rainbow(length(freq_nivel), 0.8)

bp <- barplot(freq_nivel,
              col = bar_colors,
              main = "Nivel Educativo",
              xlab = "",
              ylab = "Frecuencia",
              ylim = c(0, max(freq_nivel)+2),
              cex.names = 0.7)

# Agregar valores encima de cada barra
text(bp, freq_nivel, labels = freq_nivel, pos = 3, cex = 0.8)


      
## ---- chunk 157
pie(freq_nivel,
    labels = paste(names(freq_nivel), porc_nivel, "%"),
    col = rainbow(length(freq_nivel), 0.8),
    main = "Nivel Educativo")
## ---- chunk 158
Rangos <- factor(c("Principiante", "Principiante", "Aprendiz", "Intermedio", "Experto", "Intermedio", "Experto",
"Aprendiz", "Principiante", "Avanzado", "Intermedio", "Experto", "Experto", "Experto",
"Avanzado", "Intermedio", "Intermedio", "Principiante", "Principiante", "Principiante", "Principiante",
"Principiante", "Intermedio", "Aprendiz", "Aprendiz", "Aprendiz", "Aprendiz", "Intermedio", 
"Aprendiz", "Principiante", "Intermedio", "Avanzado", "Avanzado", "Intermedio", "Avanzado",
"Principiante", "Intermedio", "Avanzado", "Intermedio", "Avanzado"),
                levels=c("Aprendiz","Principiante","Intermedio","Avanzado",
                         "Experto"),
                ordered=TRUE)
## ---- chunk 159
Rangos_num <- as.numeric(Rangos)
## ---- chunk 160
median(Rangos_num)                      
levels(Rangos)[median(Rangos_num)]
## ---- chunk 161
quantile(Rangos_num, probs=c(0.25,0.5,0.75))          # cuartiles en números
levels(Rangos)[quantile(Rangos_num, probs=c(0.25,0.5,0.75))]  # cuartiles como categorías
table(Rangos)

freq_Rangos <- table(Rangos)
porc_Rangos <- round(prop.table(freq_Rangos)*100, 1)
## ---- chunk 162
mi_min <- names(freq_Rangos)[which.min(freq_Rangos)] 
(mi_min)
mi_max <- names(freq_Rangos)[which.max(freq_Rangos)] 
(mi_max)

## ---- chunk 163
bar_colors <- rainbow(length(freq_Rangos), 0.8)

bp <- barplot(freq_Rangos,
              col = bar_colors,
              main = "Rangos",
              xlab = "",
              ylab = "Frecuencia",
              ylim = c(0, max(freq_Rangos)+2),
              cex.names = 0.8)

# Agregar valores encima de cada barra
text(bp, freq_Rangos, labels = freq_Rangos, pos = 3, cex = 0.8)


      
## ---- chunk 164
pie(freq_Rangos,
    labels = paste(names(freq_Rangos), porc_Rangos, "%"),
    col = rainbow(length(freq_Rangos), 0.8),
    main = " Rangos")
## ---- chunk 165
Resena_Hoteles <- factor(c( "4 estrellas", "5 estrellas", "1.5 estrellas", "4.5 estrellas", "5 estrellas",
 "4.5 estrellas", "2.5 estrellas", "4 estrellas", "4.5 estrellas", "1.5 estrellas", "3.5 estrellas", "1 estrella",
 "3.5 estrellas", "3 estrellas", "5 estrellas", "1.5 estrellas", "2 estrellas", "2 estrellas",
 "1.5 estrellas", "4.5 estrellas", "4.5 estrellas", "1.5 estrellas", "3.5 estrellas", "4 estrellas", "1 estrella",
 "4 estrellas", "4.5 estrellas", "3.5 estrellas", "1 estrella", "4 estrellas", "4 estrellas", 
 "2 estrellas", "1 estrella", "4.5 estrellas", "1 estrella"),
                levels=c("1 estrella","1.5 estrellas","2 estrellas","2.5 estrellas",
                         "3 estrellas","3.5 estrellas","4 estrellas", "4.5 estrellas",
                         "5 estrellas"),
                ordered=TRUE)
## ---- chunk 166
Resena_num <- as.numeric(Resena_Hoteles)
## ---- chunk 167
median(Resena_num)                      
levels(Resena_Hoteles)[median(Resena_num)]
## ---- chunk 168
quantile(Resena_num, probs=c(0.25,0.5,0.75))          # cuartiles en números
levels(Resena_Hoteles)[quantile(Resena_num, probs=c(0.25,0.5,0.75))]  # cuartiles como categorías
table(Resena_Hoteles)

freq_resena <- table(Resena_Hoteles)
porc_resena <- round(prop.table(freq_resena)*100, 1)
## ---- chunk 169
mi_min <- names(freq_resena)[which.min(freq_resena)] 
(mi_min)
mi_max <- names(freq_resena)[which.max(freq_resena)] 
(mi_max)
## ---- chunk 170
bar_colors <- rainbow(length(freq_resena), 0.8)

bp <- barplot(freq_resena,
              col = bar_colors,
              main = "Reseñas de Hoteles",
              xlab = "",
              ylab = "Frecuencia",
              ylim = c(0, max(freq_resena)+2),
              cex.names = 0.6)

# Agregar valores encima de cada barra
text(bp, freq_resena, labels = freq_resena, pos = 3, cex = 0.8)

## ---- chunk 171
pie(freq_resena,
    labels = paste(names(freq_resena), porc_resena, "%"),
    col = rainbow(length(freq_resena), 0.8),
    main = "Reseñas de Hoteles")
## ---- chunk 172
sangre <- c("A-", "AB-", "AB+", "B+", "O-", "O+", "B+", "A-", "O-", "B-", "A-", "A-", "O+", "A+",
 "O+", "AB+", "B+", "AB+", "AB-", "B-", "O-", "O+", "B+", "O+", "O+", "O+", "A+", "O-", "AB-", "A-", "B+",
 "O-", "B-", "A-", "A-", "AB-", "B+", "AB-", "A-", "B+", "A-", "AB-", "O-", "AB+", "B+", "O+", "B-", "O-", "A-",
 "AB-", "O+", "AB+", "AB+", "B+", "O-", "AB+", "AB+", "AB-", "A-", "O-", "AB+", "AB+", "A+", "A+",
 "O+", "B+", "AB-", "O-", "A-", "A+", "A+", "B-", "B-", "B-", "A+", "A-", "AB-", "A-", "A-", "AB+")
               
## ---- chunk 173
summary(sangre)
## ---- chunk 174
sangre_ord <- sort(sangre); (sangre_ord)
## ---- chunk 175
table(sangre)                # Frecuencias
prop.table(table(sangre))    # Proporciones
## ---- chunk 176

freq <- table(sangre)
porc <- round(prop.table(freq)*100, 1)
mi_min <- names(freq)[which.min(freq)] 
(mi_min)
mi_max <- names(freq)[which.max(freq)] 
(mi_max)
## ---- chunk 177
bar_colors <- c("skyblue", "tomato")

# Gráfico
bp <- barplot(freq,
              col = bar_colors,
              main = "Tipo de Sangre",
              xlab = "",
              ylab = "Frecuencia",
              ylim = c(0, 50),   # << ahora llega hasta 50
              cex.names = 0.9,
              space = 0.5
)

# Agregar valores encima de cada barra
text(bp, freq, labels = freq, pos = 3, cex = 1, font = 2)
text(bp, freq, labels = freq, pos = 3, cex = 0.9, font = 2)
      
## ---- chunk 178
pie(freq,
    labels = paste(names(freq), porc, "%"),
    col = rainbow(length(freq), 0.8),
    main = "Tipo de Sangre")
